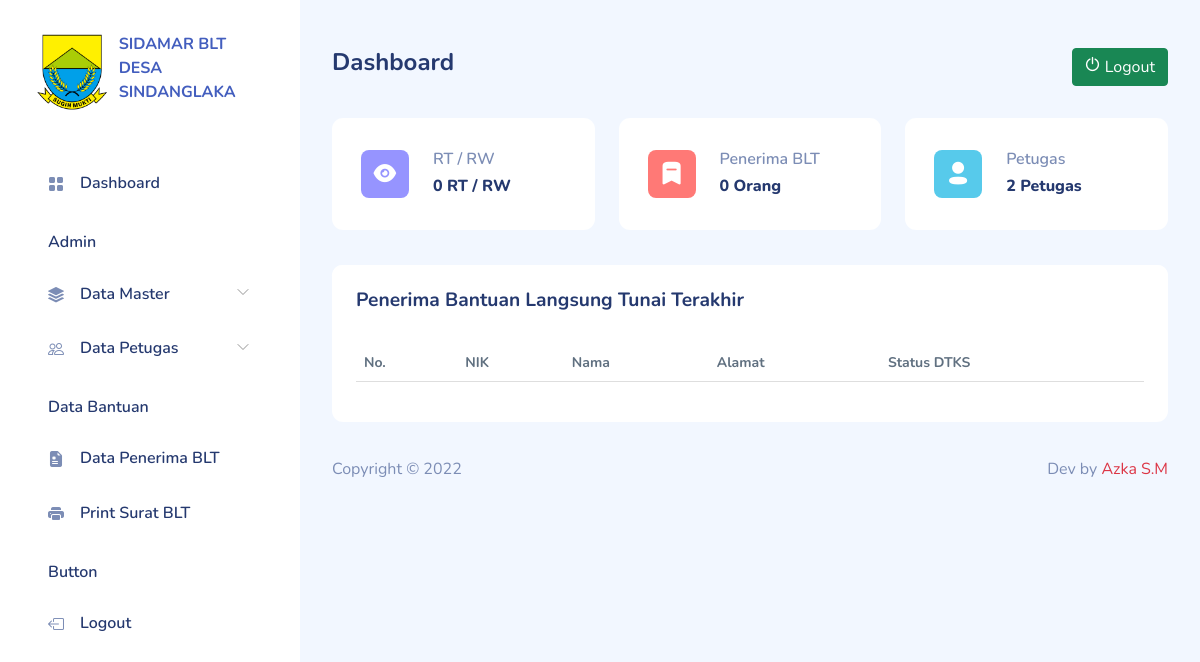
/dashboard.php (signed in), run on an earlier commit of the app's database.
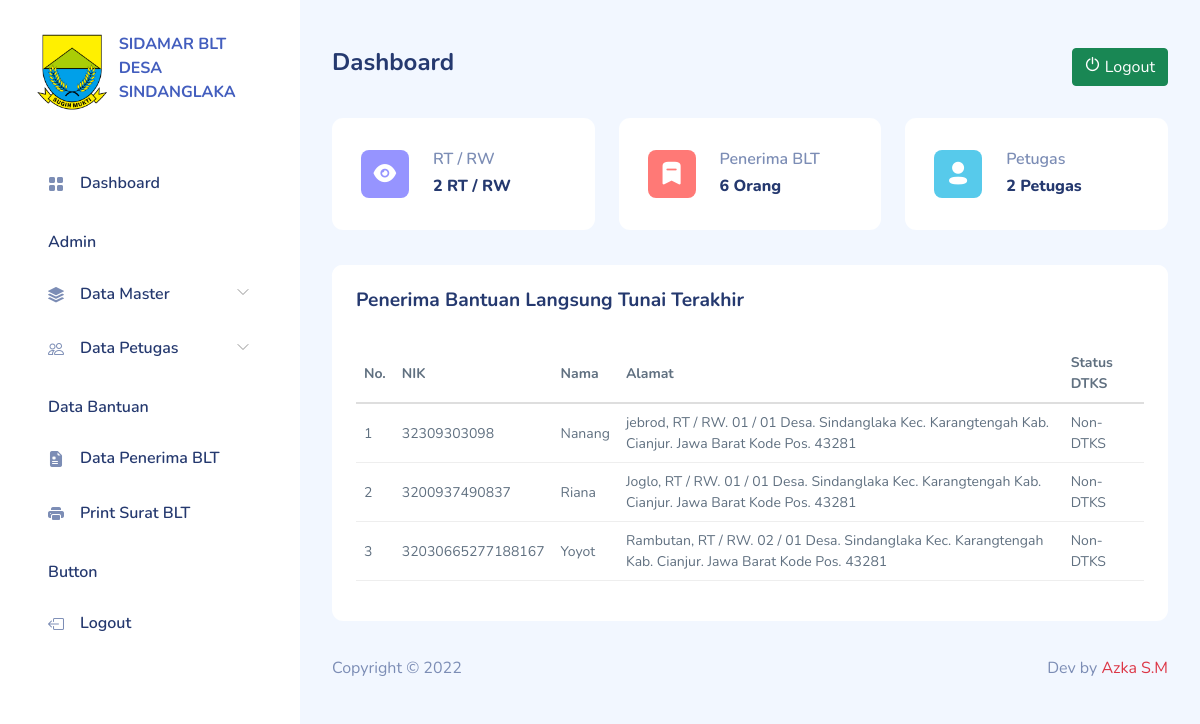
And on a later commit of the database.
### tables this page shows
CREATE TABLE `data_blt_penerima` (
  `id_blt` int(11) NOT NULL,
  `nama_lengkap` varchar(255) NOT NULL,
  `no_kk` varchar(1000) NOT NULL,
  `no_nik` varchar(1000) NOT NULL,
  `jalan` varchar(200) NOT NULL,
  `rtrw` varchar(200) NOT NULL,
  `desa` varchar(200) NOT NULL,
  `kecamatan` varchar(200) NOT NULL,
  `kabupaten` varchar(200) NOT NULL,
  `provinsi` varchar(200) NOT NULL,
  `kode_pos` varchar(200) NOT NULL,
  `pekerjaan` varchar(255) NOT NULL,
  `nama_ibu` varchar(255) NOT NULL,
  `status_dtks` int(11) NOT NULL,
  `periode` varchar(255) NOT NULL,
  `date_created` date NOT NULL,
  `is_active` int(11) NOT NULL
);

### functions.php (called while the page is built, shortened)
<?php
$conn = mysqli_connect("localhost", "root", "", "db_sdlk_blt");
function query($query)
{
    global $conn;
    $result = mysqli_query($conn, $query);
    $rows = [];
    while ($row = mysqli_fetch_assoc($result)) {
        $rows[] = $row;
    }
    return $rows;
}

### dashboard.php (the view, shortened to what the changed rows need)
<?php
require "functions.php";
$rtrw = query("SELECT * FROM data_rtrw");
$blt = query("SELECT * FROM data_blt_penerima");
$penerima_blt = query("SELECT * FROM data_blt_penerima ORDER BY id_blt DESC LIMIT 3");
$total_rtrw = count($rtrw);
$total_blt = count($blt);
include "template_header.php";
?>
<div id="main">
    <div class="page-content">
        <section class="row">
            <div class="col-12 col-lg-12">
                <div class="row">
                    <div class="col-6 col-lg-4 col-md-6">
                        <div class="card">
                            <div class="card-body px-3 py-4-5">
                                <div class="row">
                                    <div class="col-md-8">
                                        <h6 class="text-muted font-semibold">RT / RW</h6>
                                        <h6 class="font-extrabold mb-0"><?= $total_rtrw; ?> RT / RW</h6>
                                    </div>
                                </div>
                            </div>
                        </div>
                    </div>
                    <div class="col-6 col-lg-4 col-md-6">
                        <div class="card">
                            <div class="card-body px-3 py-4-5">
                                <div class="row">
                                    <div class="col-md-8">
                                        <h6 class="text-muted font-semibold">Penerima BLT</h6>
                                        <h6 class="font-extrabold mb-0"><?= $total_blt; ?> Orang</h6>
                                    </div>
                                </div>
                            </div>
                        </div>
                    </div>
                </div>
                <div class="row">
                    <div class="col-12">
                        <div class="card">
                            <div class="card-body">
                                <table class="table small">
                                    <thead>
                                        <tr>
                                            <th>No.</th>
                                            <th>NIK</th>
                                            <th>Nama</th>
                                            <th>Alamat</th>
                                            <th>Status DTKS</th>
                                        </tr>
                                    </thead>
                                    <tbody>
                                        <?php $i = 1; ?>
                                        <?php foreach ($penerima_blt as $b) : ?>
                                            <tr>
                                                <td><?= $i; ?></td>
                                                <td><?= $b["no_nik"]; ?></td>
                                                <td><?= $b["nama_lengkap"]; ?></td>
                                                <td><?= $b["jalan"] . ", RT / RW. " . $b["rtrw"] . " Desa. " . $b["desa"] . " Kec. " . $b["kecamatan"] . " Kab. " . $b["kabupaten"] . ". " . $b["provinsi"] . " Kode Pos. " . $b["kode_pos"]; ?></td>
                                                <td>
                                                    <?php
                                                    if ($b["status_dtks"] == 1) {
                                                        echo "DTKS";
                                                    } else {
                                                        echo "Non-DTKS";
                                                    }
                                                    ?>
                                                </td>
                                            </tr>
                                            <?php $i++; ?>
                                        <?php endforeach; ?>
                                    </tbody>
                                </table>
                            </div>
                        </div>
                    </div>
                </div>
            </div>
        </section>
    </div>
    <?php include "template_footer.php"; ?>

What changed in the data, as far as the page shows it:
added data_blt_penerima: no_nik "32309303098", nama_lengkap "Nanang", jalan "jebrod", rtrw "01 / 01", desa "Sindanglaka", kecamatan "Karangtengah", kabupaten "Cianjur", provinsi "Jawa Barat", kode_pos "43281", status_dtks "Non-DTKS"
added data_blt_penerima: no_nik "3200937490837", nama_lengkap "Riana", jalan "Joglo", rtrw "01 / 01", desa "Sindanglaka", kecamatan "Karangtengah", kabupaten "Cianjur", provinsi "Jawa Barat", kode_pos "43281", status_dtks "Non-DTKS"
added data_blt_penerima: no_nik "32030665277188167", nama_lengkap "Yoyot", jalan "Rambutan", rtrw "02 / 01", desa "Sindanglaka", kecamatan "Karangtengah", kabupaten "Cianjur", provinsi "Jawa Barat", kode_pos "43281", status_dtks "Non-DTKS"
Also different on the page:
$total_rtrw: "0" → "2"
$total_blt: "0" → "6"
